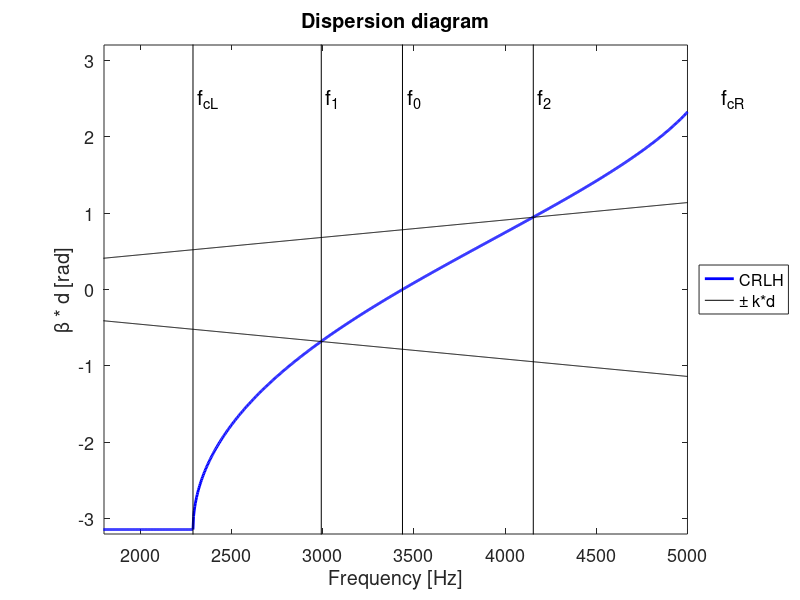
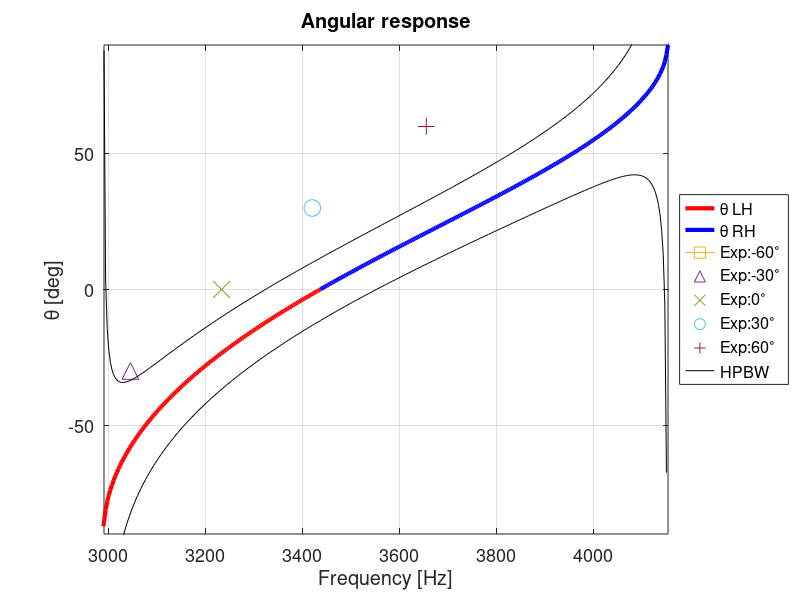

Source code (MATLAB) for these figures, in order:
%This code is designed to study Acuistic Leaky-Wave Antennas (ALWA), based on the theory of composite right left handed materials (CRLH)
%The model proposed is of cilindrical waveguide with axisymmetric open channels
%Suplemental material for:
%"Educational Open Source Kit for the Evaluation of Acoustic Leaky Wave Antennas with Metamaterials"
%Eduardo Romero-Vivas, Javier Romero-Vivas, Omar A. Bustamante, Braulio Leon-Lopez
%JASA Eduaction in Acoustics
%%Version 1.2, May 2021, Octave/Matlab
%
%
%
%ALWA parameters
%a - waveguide radius
%b - shunt width
%l - shunt length
%h - membrane thickness
%N - unit cell number
%d - unit cell length
%L - total ALWA length

close all
clear all

%%%%%%%%%%%%%%%%%%%%%%% Frequencies of study
f_beg = 1700;       %first frequency of study
f_end = 5000;       %last frequency of study
res   = 1000;       %number of samples between frequencies interval

f_th_list = linspace(f_beg,f_end,res);

%%%%%%%%%%%%%%%%%%%%%%% Characteristics of the medium

rho    = 0.9402;                   % air density STP reference - La Paz BCS, Mexico
c      = 342.4;                    % free-space sound velocity

%%%%%%%%%%%%%%%%%%%%%%% ALWA parameters

h        = 0.000067;        % membrane thickness
E        = 3.6e9;             % membrane Young's modulus
rho_m    = 1370;            % membrane density
v_m      = 0.33^2;          % membrane Poisson's ratio

a      = 0.0039;          % waveguide radius
b      = 0.0004;          % shunt width
l      = 0.0198;          % shunt length

S_a    = pi * (a^2);      % waveguide transversal area

N = 20;           % unit cell num
d = 0.0124;       % unit cell length
L = N * d;        % total ALWA length


%%%%%%%%%%%%%%%%%%%%%%% Elements of the impedance Z_th

mass_wg = (rho/S_a) * (d-h);                                % mass of the waveguide section
mass_mem  = 1.8830 * ((rho_m*h)/(pi * a^2));                % mass of the membrane
c_mem     = (pi * a^6 ) / (196.51 * ( (E * h^3)/(12*(1-v_m) ) ) );       % compliance of the membrane


%%%%%%%%%%%%%%%%%%%%%%% Elements of the admittance Y_th

c_wg       = (S_a/(rho * c^2)) * (d-h);       % compliance of the waveguide section

f_zero          = 1 /(2*pi * sqrt( (mass_wg + mass_mem) * c_mem ) );   % resonance frequency of Z_th

mass_shunt  = (rho/(2*pi*b)) * log(1 + l/a);            % shunt mass of the shunt
c_shunt     = ( 1 / ( 4 * pi^2 * (f_zero)^2 * mass_shunt) ) - c_wg;  % shunt compliance of the shunt


%%%%%%%%%%%%%%%%%%%%%%% Transfer function

for num=1:length(f_th_list)
  for f=f_th_list(num)
    omega = 2 * pi * f;
    k     = omega/343.4;


    %%%%%%%%%%%%%%%%%%%%%%% Series impedance Z_th
    Z_th = 1i * ( (omega*(mass_wg + mass_mem)) - (1/(omega*c_mem)));

    %%%%%%%%%%%%%%%%%%%%%%% Shunt admittance Y_th
    Y_th = 1i * ( (omega*(c_shunt + c_wg)) - (1/(omega*mass_shunt))  );


    %%%%%%%%%%%%%%%%%%%%%%% ABCD matrix
    %   Y/2 --- Z --- Y/2  cell configuration

    A = 1 + ((Z_th * Y_th) / 2);
    B = Z_th;
    C = Y_th * (1 + ((Z_th * Y_th) / 4));
    D = 1 + ((Z_th * Y_th) / 2);

    ABCD = [A, B; C, D];
    ABCD_N = ABCD^N;

    A_N = ABCD_N(1);
    B_N = ABCD_N(3);
    C_N = ABCD_N(2);
    D_N = ABCD_N(4);

    %%%%%%%%%%%%%%%%%%%%%%% Bloch constant 
    
    gamma_bloch = (acosh(A)) / d;          %Equation 1 from supplementary 1
    Z_bloch     = sqrt(B/C);               %Equation 2 from supplementary 1
    gamma_bloch_list(num)=gamma_bloch;
    Z_bloch_list(num)=Z_bloch;

  end
end


%%%%%%%%%%%%%%%%%%%%%%% Offset freq

aRef = f_zero;                        % Reference to set the phase origin corresponding to the transition frequency f_zero within f_th_list
aDiff = abs(f_th_list - aRef);        % Calculate the difference
[minVal, offset] = min(aDiff);        % Find closest value to aRef


%%%%%%%%%%%%%%%%%%%%%%% Alpha - attenuator factor
alpha_list = real(gamma_bloch_list);

%%%%%%%%%%%%%%%%%%%%%%% Beta - bloch constant through ABCD matrix
beta_list        = imag(gamma_bloch_list);   
beta_LH          = -(beta_list(1:offset));    % LH phase factor    
beta_RH          = beta_list(offset+1:end);   % RH phase factor
beta_ABCD_CRLH   = [beta_LH, beta_RH];        % full CRLH phase factor  

for i=1:length(beta_list)
  beta_d_ABCD(i) = d*beta_ABCD_CRLH(i);
end

%%%%%%%%%%%%%%%%%%%%%%% Wavenumber k = omega/c
for num=1:length(f_th_list)
  k_list(num) = ( (2*pi*f_th_list(num))/c );
end

k_d_list = k_list * d;
k_L =-1 * k_list(1:offset);
k_R = k_list(offset+1:end);


%%%%%%%%%%%%%%%%%%%%%%% Cutoff frequencies

f_L        = 1 / (2*pi*sqrt( mass_shunt * c_mem ));                       % LH resonance frequency
f_R        = 1 /(2*pi*sqrt( (mass_wg + mass_mem) * (c_shunt + c_wg) ));   % RH resonance frequency

fcL        = f_R * abs( 1 - (sqrt( 1 + ( f_L / f_R ) )) );     % LH cut off frequency
fcR        = f_R   *  ( 1 + (sqrt( 1 + ( f_L / f_R ) )) );     % RH cut off frequency

fl_x = [fcL fcL];
fl_y = [-4 4];

fr_x = [fcR fcR];
fr_y = [-4 4];

f1_list      = abs(beta_LH-k_L) < 1;
f1_idx_list  = find (f1_list);
f1_idx       = int16(mean(f1_idx_list))

f2_list      = abs(beta_RH-k_R) < 1;
f2_idx_list  = find (f2_list);
f2_idx       = int16(mean(f2_idx_list))

f1   = f_th_list(f1_idx);
f2   = f_th_list(offset + f2_idx);

f1_x = [f1 f1];
f1_y = [-4 4];

f2_x = [f2 f2];
f2_y = [-4 4];

f_zero_x = [f_zero f_zero];
f_zero_y = [-4 4];


%%%%%%%%%%%%%%%%%%%%%%% Dispersion diagram

figure
plot(f_th_list, beta_d_ABCD, 'color','blue', 'linewidth', 2)
xlabel ('Frequency [Hz]');
ylabel ('\beta * d [rad]');
xlim([1800 5000]);
ylim([-3.2 3.2])
legend('location', 'eastoutside');
set( legend, 'fontsize', 13 );
hold on
title ('Dispersion diagram');

plot(f_th_list, k_d_list, 'color','k', 'linewidth', 0.5);
plot(f_th_list, -k_d_list, 'color','k', 'linewidth', 0.5);

plot(fl_x, fl_y, 'color','k', 'Marker','.', 'linewidth', 0.1)
text(fcL + 25, 2.5, 'f_{cL}', 'fontsize', 15)

plot(fr_x, fr_y, 'color','k', 'Marker','.', 'linewidth', 0.1)
text(fcR + 25, 2.5, 'f_{cR}', 'fontsize', 15)

plot(f1_x, f1_y, 'color','k', 'Marker','.', 'linewidth', 0.1)
text(f1 + 25, 2.5, 'f_1', 'fontsize', 15)

plot(f2_x, f2_y, 'color','k', 'Marker','.', 'linewidth', 0.1)
text(f2 + 25, 2.5, 'f_2', 'fontsize', 15)

plot(f_zero_x, f_zero_y, 'color','k','Marker','.', 'linewidth', 0.1)
text(f_zero + 25, 2.5, 'f_0', 'fontsize', 15)
set( gca, 'fontsize', 13 );
legend('CRLH', '\pm k*d')

hold off

%%%%%%%%%%%%%%%%%%%%%% Angular response

k_full     = [-k_list(1:offset), k_list(offset + 1:end)];
for it=1:length(k_full)
  theta_list(it) = real(asin(beta_ABCD_CRLH(it)/k_full(it)) * 180/pi);
end


figure
plot(f_th_list(1:offset), -theta_list(1:offset), 'color','red', 'linewidth', 3);
hold on
xlabel ('Frequency [Hz]');
ylabel ('\theta [deg]');
xlim([f1 f2]);
ylim([-90 90])
hold on
title ('Angular response');
plot(f_th_list(offset:end),theta_list(offset:end), 'color','blue','linewidth', 3);

%%%%%%%%%%%% Experimental data

plot(2859, -60, '-s', 'MarkerSize',12);
plot(3046, -30, '^', 'MarkerSize',12);
plot(3234, 0, 'x', 'MarkerSize',12);
plot(3421, 30, 'o', 'MarkerSize',12);
plot(3656, 60, '+', 'MarkerSize',12);


%%%%%%%%%%%%%%%%%%%%%%% HPBW

for k=1:length(k_list)
  lambda_list(k) = (2*pi)/k_list(k);
end

for delta = 1:length(theta_list)
  delta_theta(delta) = [1/( ( L / lambda_list(delta) )  * cos(theta_list(delta)* pi/180))];
end

delta_theta_deg = (delta_theta  * 180/pi);
hpbw = delta_theta_deg/2;

for i = 1:length(theta_list)
  dr(i) = [(1.02*lambda_list(i))/ L ];
end

dr_deg = (dr  * 180/pi);


plot(f_th_list(1:offset), -theta_list(1:offset) + hpbw(1:offset), 'color','black');
plot(f_th_list(1:offset), -theta_list(1:offset) - hpbw(1:offset), 'color','black');
plot(f_th_list(offset:end), theta_list(offset:end) + hpbw(offset:end), 'color','black');
plot(f_th_list(offset:end), theta_list(offset:end) - hpbw(offset:end), 'color','black');


legend('location', 'northwest');
set( legend, 'fontsize', 13 );
grid on
set( gca, 'fontsize', 13 );
legStr = { '\theta LH', '\theta RH', 'Exp:-60^{\circ}', 'Exp:-30^{\circ}', 'Exp:0^{\circ}',  'Exp:30^{\circ}', 'Exp:60^{\circ}', 'HPBW' };
legend( legStr );
legend('location', 'eastoutside');


%%%%%%%%%%%%%%%%%%%% Print data

fprintf('LH cut off frequency fcL = %d Hz\n', int16(fcL))
fprintf('Backfire cut off frequency f1 = %d Hz\n', int16(f1))
fprintf('Transition frequency f_zero = %d Hz\n', int16(f_zero))
fprintf('Endfire cut off frequency f2 = %d Hz\n', int16(f2))
fprintf('RH cut off frequency fcR = %d Hz\n', int16(fcR))
